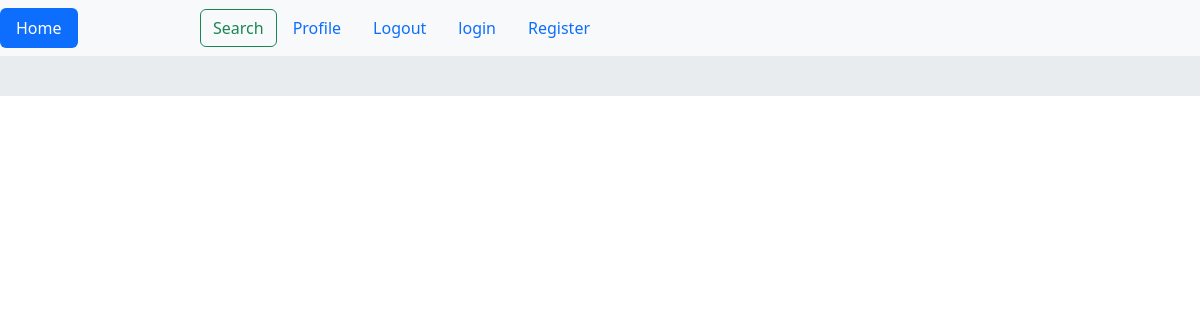
The app's page /, older data.
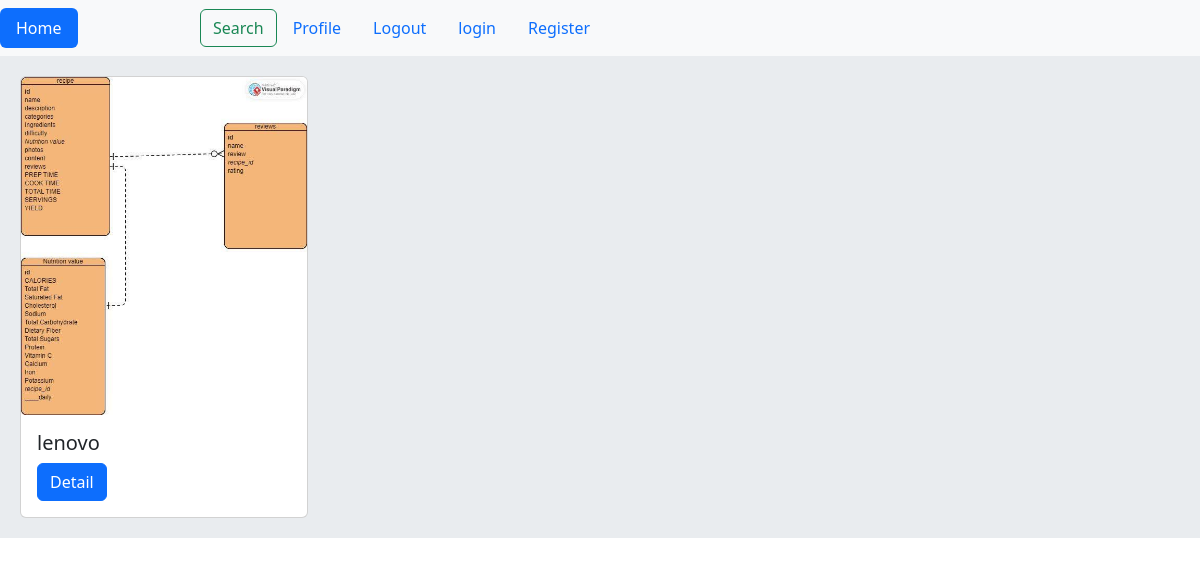
The same page, newer data.
### home/models.py (models this page shows, shortened)
class Product(models.Model):
    category = models.ForeignKey(Category, on_delete=models.CASCADE, related_name='products')
    name = models.CharField(max_length=200)
    slug = models.SlugField(max_length=200, unique=True)
    image = models.ImageField(upload_to='products/%Y/%m/%d')
    description = models.TextField()
    price = models.IntegerField()
    available = models.BooleanField(default=True)
    created = models.DateTimeField(auto_now_add=True)
    updated = models.DateTimeField(auto_now=True)
    class Meta:
        ordering = ('name',)
    def get_absolute_url(self):
        return reverse('home:product_detail',args=[self.slug])

### home/views.py (the view)
# urls.py: path('', views.HomeView.as_view(), name='home'),
class HomeView(View):
    def get(self, request):
        products = Product.objects.filter(available=True)
        return render(request, 'home/home.html', {'products': products})

### home/templates/home/home.html
{% extends 'base.html' %}
{% block body %}
    {% for product in products %}
    <div class="card" style="width: 18rem;">
        <img src="{{ product.image.url }}" class="card-img-top" alt="...">
        <div class="card-body">
            <h5 class="card-title">{{ product.name }}</h5>
            <a href="{{ product.get_absolute_url }}" class="btn btn-primary">Detail</a>
        </div>
        {% endfor %}
    </div>{% endblock %}

### templates/base.html (shortened to what this page needs)
{% load static %}
<!DOCTYPE html>
<html lang="en">
<head>
    <link href="https://cdn.jsdelivr.net/npm/bootstrap@5.3.2/dist/css/bootstrap.min.css" rel="stylesheet"
>
</head>
<body>
{% include 'inc/navbar.html' %}
<div class="jumbotron">
    {% block body %}
    {% endblock %}
</div>
</body>
</html>

### templates/inc/navbar.html (shortened to what this page needs)
<header class="navbar navbar-expand-lg bg-body-tertiary">
    <div class="col-2 content1">
        <ul class="nav nav-pills">
            <li class="nav-item">
                <a class="nav-link active" aria-current="page" href="{% url 'home:home' %}">Home</a>
            </li>
        </ul>
    </div>
    <form class="d-flex" role="search" method="get" novalidate>
        <button class="btn btn-outline-success" type="submit">Search</button>
    </form>
        <ul class="nav justify-content-end">
            <li class="nav-item">
                <a class="nav-link active" aria-current="page" href="#">Profile</a>
            </li>
            <li class="nav-item">
                <a class="nav-link" href="#">Logout</a>
            </li>
        </ul>
        <ul class="nav justify-content-end">
            <li class="nav justify-content-end">
                <a class="nav-link active" aria-current="page"
                   href="#">login</a>
            </li>
            <li class="nav justify-content-end">
                <a class="nav-link" aria-current="page"
                   href="{% url 'accounts:user_register' %}">Register</a>
            </li>
        </ul>
</header>

### templates/base.html (style rules this page uses)
.jumbotron { padding: 20px; margin-bottom: 20px; background-color: #e9ecef; }

Row changes from the older to the newer data that the page shows:
added Product: image (picture), name "lenovo"
